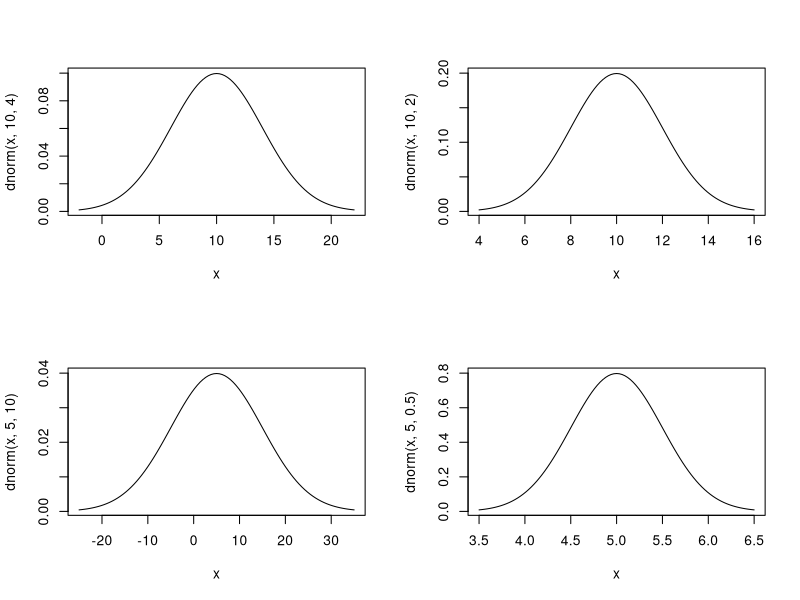
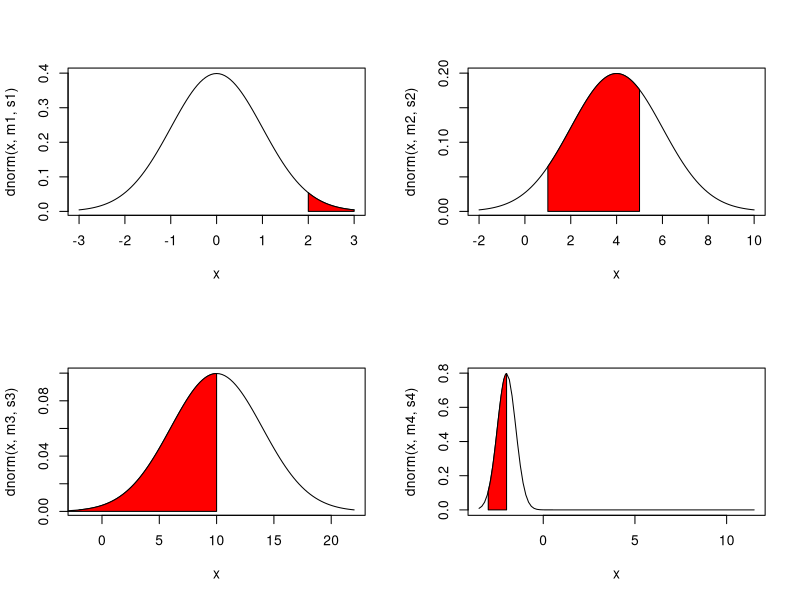
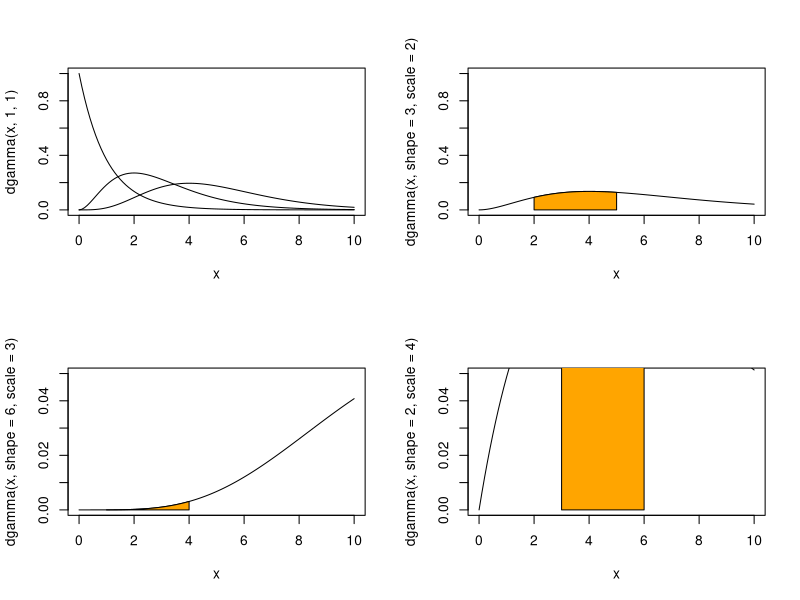
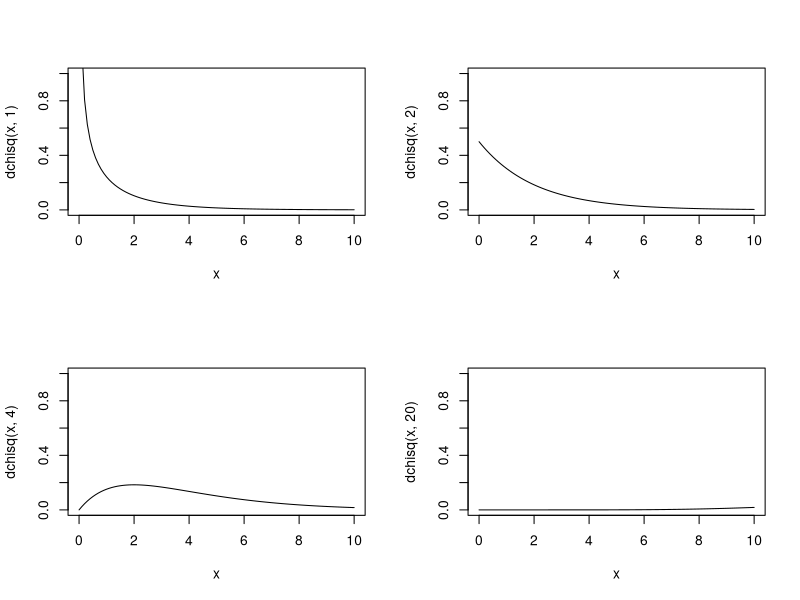
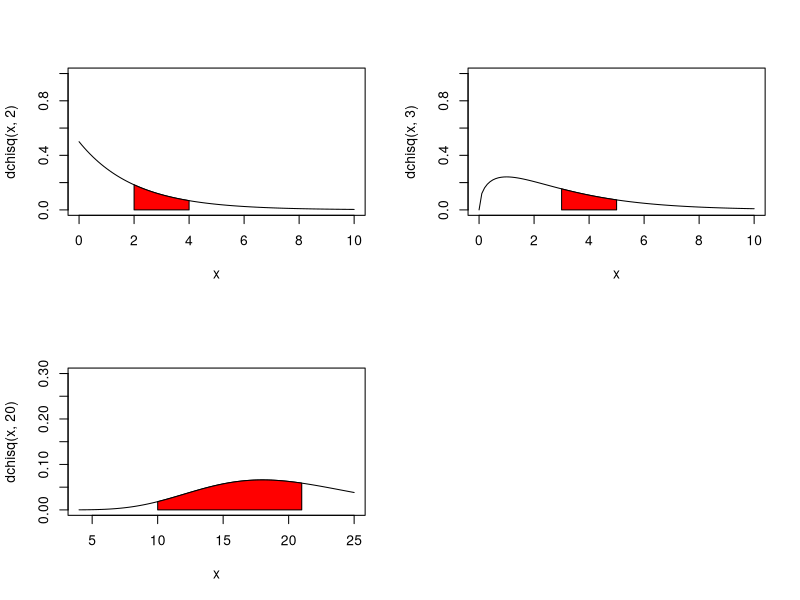
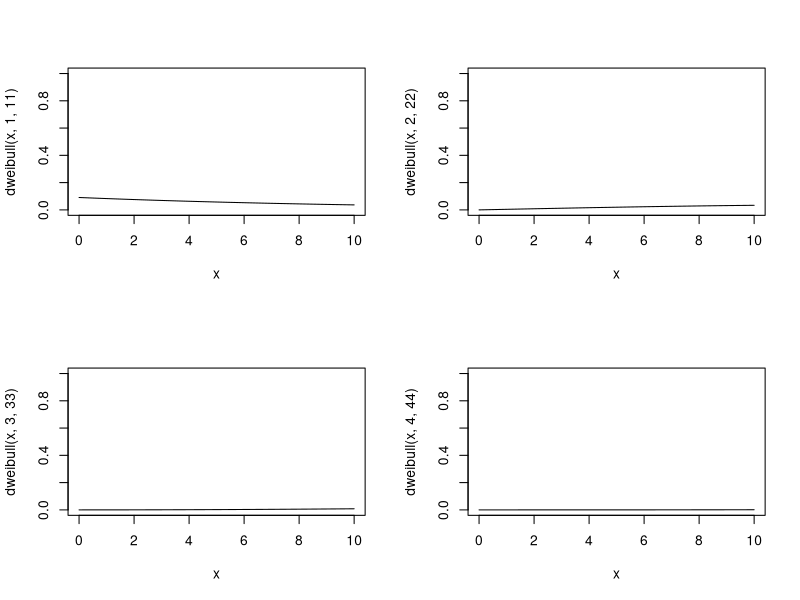
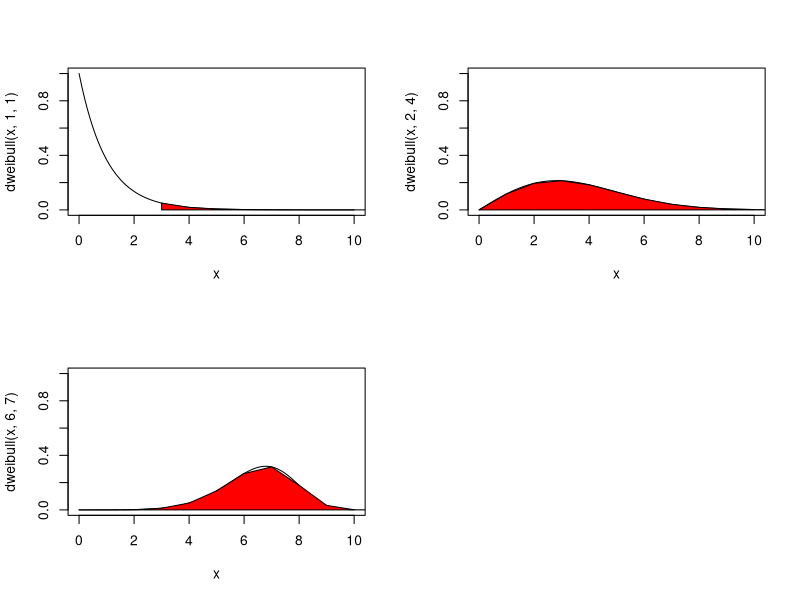
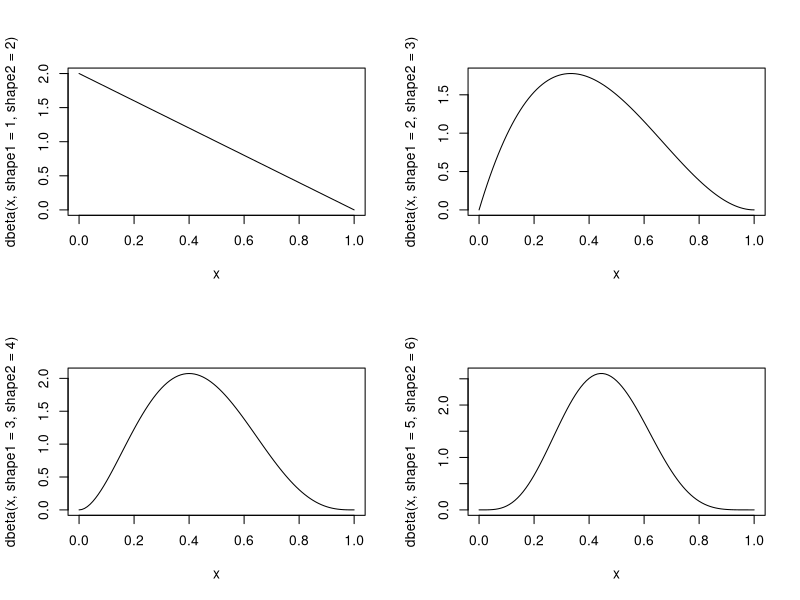

Generate these figures, in order, with R:
## ---- chunk 1
knitr::opts_chunk$set(echo = TRUE)
## ---- chunk 2
getwd()
## ---- chunk 3
matrix1 = matrix(c(1,2,3,4),2,2,TRUE)

layout(matrix1, c(2,2),c(2,2))

curve(dnorm(x,10,4),xlim=c(10-(12),10+(12)))
curve(dnorm(x,10,2),xlim=c(10-6,10+(6)))
curve(dnorm(x,5,10),xlim=c(5-(30),5+(30)))
curve(dnorm(x,5,.5),xlim=c(5-(3*.5),5+(3*.5)))
## ---- chunk 4
m1=0 
m2=4 
m3=10
m4=-2
s1=1
s2=2
s3=4
s4=.5
x1=2
x2=1
x3=-6
x4=-3
y1=0+(s1*3)
y2=4.9999999
y3=10
y4=-2         #declarations
## ---- chunk 5
curve(dnorm(x,m1,s1),xlim =c(m1-(3*s1),m1+(3*s1)))
one = seq(x1,y1,length=1000)
two = dnorm(one,0,1)
polygon(c(x1,one,y1),c(0,two,0),col="red")
## ---- chunk 6
curve(dnorm(x,m2,s2),xlim =c(m2-(3*s2),m2+(3*s2)))
one = seq(x2,y2,length=1000)
two = dnorm(one,m2,s2)
polygon(c(x2,one,y2),c(0,two,0),col="red")
## ---- chunk 7
curve(dnorm(x,m3,s3),xlim =c(m3-(3*s3),m3+(3*s3)))
one = seq(x3,y3,length=1000)
two = dnorm(one,m3,s3)
polygon(c(x3,one,y3),c(0,two,0),col="red")
## ---- chunk 8
curve(dnorm(x,m4,s4),xlim =c(m4-(3*s4),m3+(3*s4)))
one = seq(x4,y4,length=1000)
two = dnorm(one,m4,s4)
polygon(c(x4,one,y4),c(0,two,0),col="red")
## ---- chunk 9
#gamma1 = dgamma(x,1,1)
#gamma2 = dgamma(x,3,1)
#gamma3 = dgamma(x,5,1)

curve(dgamma(x,1,1),xlim=c(0,10),ylim=c(0,1))
curve(dgamma(x,3,1),xlim=c(0,10),ylim=c(0,1),add=TRUE)
curve(dgamma(x,5,1),xlim=c(0,10),ylim=c(0,1),add=TRUE)

## ---- chunk 10
curve(dgamma(x,shape=3,scale=2),xlim=c(0,10),ylim=c(0,1))

polygon(c(2,seq(2,5, length=10000),5),c(0,dgamma(seq(2,5, length=10000),shape =3,scale=2),0),col="orange")


curve(dgamma(x,shape=6,scale=3),xlim=c(0,10),ylim=c(0,.05))

polygon(c(1,seq(1,4, length=10000),4),c(0,dgamma(seq(1,4, length=10000),shape=6,scale=3),0),col="orange")


curve(dgamma(x,shape=2,scale=4),xlim=c(0,10),ylim=c(0,.05))

polygon(c(3,seq(3,6, length=10000),6),c(0,dgamma(seq(3,6, length=10000),shape=2,scale=4),0),col="orange")

## ---- chunk 11
layout(matrix(c(1,2,3,4),2,2,TRUE),c(2,2),c(2,2))

curve(dchisq(x,1),xlim=c(0,10),ylim=c(0,1))

curve(dchisq(x,2),xlim=c(0,10),ylim=c(0,1))
curve(dchisq(x,4),xlim=c(0,10),ylim=c(0,1))
curve(dchisq(x,20),xlim=c(0,10),ylim=c(0,1))


## ---- chunk 12
curve(dchisq(x,2),xlim=c(0,10),ylim=c(0,1))
polygon(c(2,seq(2,4,length=1000),4),c(0,dchisq(seq(2,4,length=1000),2),0),col = "red")


curve(dchisq(x,3),xlim=c(0,10),ylim=c(0,1))
polygon(c(3,seq(3,5,length=1000),5),c(0,dchisq(seq(3,5,length=1000),3),0),col = "red")

curve(dchisq(x,20),xlim=c(4,25),ylim=c(0,.3))
polygon(c(10,seq(10,21,length=1000),21),c(0,dchisq(seq(10,21,length=1000),20),0),col = "red")
## ---- chunk 13
layout(matrix(c(1,2,3,4),2,2,TRUE))

curve(dweibull(x,1,11),xlim=c(0,10),ylim=c(0,1))
curve(dweibull(x,2,22),xlim=c(0,10),ylim=c(0,1))
curve(dweibull(x,3,33),xlim=c(0,10),ylim=c(0,1))
curve(dweibull(x,4,44),xlim=c(0,10),ylim=c(0,1))

## ---- chunk 14
curve(dweibull(x,1,1),xlim=c(0,10),ylim=c(0,1))

polygon(c(3,seq(3,1000),21),c(0,dweibull(seq(3,1000),1,1),0),col="Red")


curve(dweibull(x,2,4),xlim=c(0,10),ylim=c(0,1))
polygon(c(0,seq(1,1000),10),c(0,dweibull(seq(1,1000),2,4),0),col="Red")

curve(dweibull(x,6,7),xlim=c(0,10),ylim=c(0,1))
polygon(c(0,seq(1,1000),10),c(0,dweibull(seq(1,1000),6,7),0),col="Red")

## ---- chunk 15
layout(matrix(c(1, 2, 3, 4),2,2,TRUE),heights = c(2, 2),widths = c(2, 2))
xlimiter = c(0,1)
curve(dbeta(x,shape1 = 1, shape2 = 2),xlim=xlimiter)
curve(dbeta(x,shape1 = 2, shape2 = 3),xlim=xlimiter)
curve(dbeta(x,shape1 = 3, shape2 = 4),xlim=xlimiter)
curve(dbeta(x,shape1 = 5, shape2 = 6),xlim=xlimiter)
## ---- chunk 16
curve(dbeta(x,shape1 = 1, shape2 = 2),xlim=xlimiter)

## ---- chunk 17

myncurve = function(mu, sigma){
  curve(dnorm(x,mean=mu,sd=sigma), xlim = c(mu-3*sigma, mu + 3*sigma))
}
myncurve(mu=10,sigma=5) ## not done just testing
